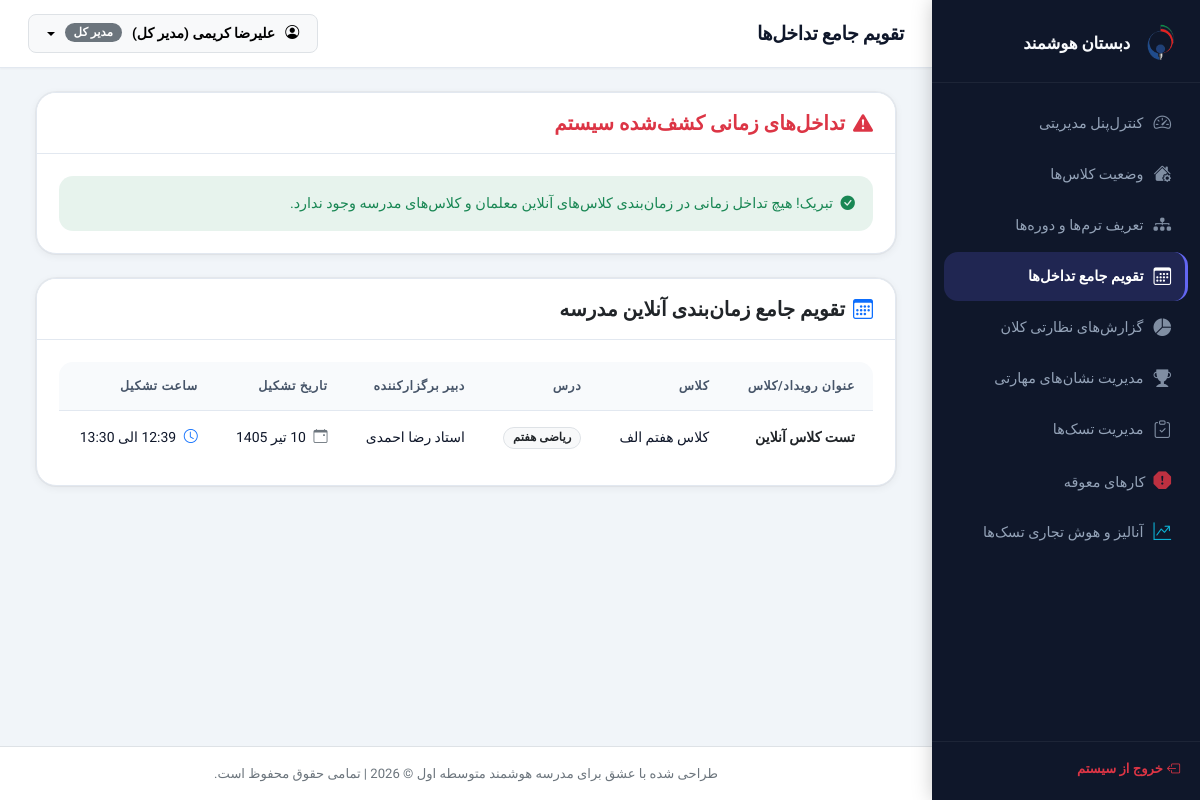
The page /admin/calendar.php (signed in) on the database its author committed.
### tables this page shows
CREATE TABLE `live_classes` (
  `id` int(11) NOT NULL,
  `class_id` int(11) NOT NULL,
  `teacher_id` int(11) NOT NULL,
  `course_id` int(11) NOT NULL,
  `title` varchar(255) NOT NULL,
  `date` date NOT NULL,
  `start_time` time NOT NULL,
  `end_time` time NOT NULL,
  `join_link` varchar(500) NOT NULL,
  `sms_sent` tinyint(4) DEFAULT 0,
  `created_at` timestamp NOT NULL DEFAULT current_timestamp()
);

CREATE TABLE `classes` (
  `id` int(11) NOT NULL,
  `class_name` varchar(100) NOT NULL,
  `grade_level` int(11) NOT NULL
);

CREATE TABLE `courses` (
  `id` int(11) NOT NULL,
  `course_name` varchar(100) NOT NULL,
  `grade_level` int(11) NOT NULL
);

CREATE TABLE `users` (
  `id` int(11) NOT NULL,
  `national_code` varchar(10) NOT NULL,
  `username` varchar(50) NOT NULL,
  `password` varchar(255) NOT NULL,
  `role` enum('student','teacher','parent','operator','admin') NOT NULL,
  `full_name` varchar(100) NOT NULL,
  `email` varchar(100) DEFAULT NULL,
  `phone` varchar(11) DEFAULT NULL,
  `status` tinyint(4) DEFAULT 1,
  `created_at` timestamp NOT NULL DEFAULT current_timestamp(),
  `avatar_path` varchar(255) DEFAULT NULL
);

### config/helpers.php (called while the page is built, shortened)
<?php
function to_shamsi($gregorian_date_str) {
    $timestamp = strtotime($gregorian_date_str);
    $months = [
        1 => "فروردین", 2 => "اردیبهشت", 3 => "خرداد", 4 => "تیر", 5 => "مرداد", 6 => "شهریور",
        7 => "مهر", 8 => "آبان", 9 => "آذر", 10 => "دی", 11 => "بهمن", 12 => "اسفند"
    ];
    $gy = date('Y', $timestamp);
    $gm = date('n', $timestamp);
    $gd = date('j', $timestamp);
    $jalali = gregorian_to_jalali_array($gy, $gm, $gd);
    return $jalali['d'] . ' ' . $months[$jalali['m']] . ' ' . $jalali['y'];
}
function to_time($time_str) {
    return date('H:i', strtotime($time_str));
}
function gregorian_to_jalali_array($gy, $gm, $gd) {
    $g_d_m = [0, 31, 59, 90, 120, 151, 181, 212, 243, 273, 304, 334];
    $gy = (int)$gy;
    $gm = (int)$gm;
    $gd = (int)$gd;
    if ($gy > 1600) {
        $jy = 979;
        $gy -= 1600;
    } else {
        $jy = 0;
        $gy -= 621;
    }
    $gy2 = ($gm > 2) ? ($gy + 1) : $gy;
    $days = (365 * $gy) + (int)(($gy2 + 3) / 4) - (int)(($gy2 + 99) / 100) + (int)(($gy2 + 399) / 400) - 80 + $gd + $g_d_m[$gm - 1];
    $jy += 33 * (int)($days / 12053);
    $days %= 12053;
    $jy += 4 * (int)($days / 1461);
    $days %= 1461;
    $jy += (int)(($days - 1) / 365);
    if ($days > 365) {
        $days = ($days - 1) % 365;
    }
    if ($days < 186) {
        $jm = 1 + (int)($days / 31);
        $jd = 1 + ($days % 31);
    } else {
        $jm = 7 + (int)(($days - 186) / 30);
        $jd = 1 + (($days - 186) % 30);
    }
    return ['y' => $jy, 'm' => $jm, 'd' => $jd];
}
?>

### admin/calendar.php (the view, shortened to what this page needs)
<?php
require_once '../includes/header.php';
$conflicts = [];
try {
    $stmtLiveClasses = $pdo->query("SELECT lc.*, c.class_name, co.course_name, u.full_name as teacher_name
        FROM live_classes lc
        JOIN classes c ON lc.class_id = c.id
        JOIN courses co ON lc.course_id = co.id
        JOIN teachers t ON lc.teacher_id = t.id
        JOIN users u ON t.user_id = u.id
        ORDER BY lc.date ASC, lc.start_time ASC");
    $scheduledClasses = $stmtLiveClasses->fetchAll();
} catch (PDOException $e) {
    die("خطا در واکشی تقویم و تداخل‌ها: " . $e->getMessage());
}
?>
<div class="container-fluid">
    <div class="card border-0 shadow-sm rounded-3 mb-4 border-start border-danger border-4">
        <div class="card-header bg-white py-3">
            <h5 class="fw-bold mb-0 text-danger"><i class="bi bi-exclamation-triangle-fill me-2"></i>تداخل‌های زمانی کشف‌شده سیستم</h5>
        </div>
        <div class="card-body">
            <?php if (empty($conflicts)): ?>
                <div class="alert alert-success border-0 bg-success bg-opacity-10 text-success mb-0 py-3">
                    <i class="bi bi-check-circle-fill me-1"></i> تبریک! هیچ تداخل زمانی در زمان‌بندی کلاس‌های آنلاین معلمان و کلاس‌های مدرسه وجود ندارد.
                </div>
            <?php endif; ?>
        </div>
    </div>
    <div class="card border-0 shadow-sm rounded-3">
        <div class="card-header bg-white py-3 d-flex justify-content-between align-items-center">
            <h5 class="fw-bold mb-0"><i class="bi bi-calendar3 text-primary me-2"></i>تقویم جامع زمان‌بندی آنلاین مدرسه</h5>
        </div>
        <div class="card-body p-0">
            <?php if (empty($scheduledClasses)): ?>
                <div class="text-center py-5">
                    <i class="bi bi-calendar-x fs-1 text-secondary mb-2"></i>
                    <p class="text-secondary mb-0">هیچ رویداد یا کلاس آنلاینی در سیستم ثبت نشده است.</p>
                </div>
            <?php else: ?>
                <div class="table-responsive">
                    <table class="table custom-table mb-0">
                        <thead>
                            <tr>
                                <th>عنوان رویداد/کلاس</th>
                                <th>کلاس</th>
                                <th>درس</th>
                                <th>دبیر برگزارکننده</th>
                                <th>تاریخ تشکیل</th>
                                <th>ساعت تشکیل</th>
                            </tr>
                        </thead>
                        <tbody>
                            <?php foreach ($scheduledClasses as $sc): ?>
                                <tr>
                                    <td class="fw-bold text-dark"><?= htmlspecialchars($sc['title']) ?></td>
                                    <td><?= htmlspecialchars($sc['class_name']) ?></td>
                                    <td>
                                        <span class="badge bg-light text-dark border"><?= htmlspecialchars($sc['course_name']) ?></span>
                                    </td>
                                    <td><?= htmlspecialchars($sc['teacher_name']) ?></td>
                                    <td><i class="bi bi-calendar-event text-secondary me-1"></i> <?= to_shamsi($sc['date']) ?></td>
                                    <td>
                                        <i class="bi bi-clock text-primary me-1"></i>
                                        <?= to_time($sc['start_time']) ?> الی <?= to_time($sc['end_time']) ?>
                                    </td>
                                </tr>
                            <?php endforeach; ?>
                        </tbody>
                    </table>
                </div>
            <?php endif; ?>
        </div>
    </div>
</div>
<?php require_once '../includes/footer.php'; ?>

### assets/css/style.css (style rules this page uses)
:root { --sidebar-bg: #0F172A; --sidebar-hover: rgba(99, 102, 241, 0.12); --sidebar-text: #94A3B8; --sidebar-active-text: #FFFFFF; --sidebar-active-bg: rgba(99, 102, 241, 0.2); --sidebar-active-border:#6366F1; --sidebar-width: 268px; --body-bg: #F1F5F9; --card-bg: #FFFFFF; --card-bg-alt: #F8FAFC; --text-primary: #0F172A; --text-secondary: #475569; --text-muted: #94A3B8; --primary: #6366F1; --primary-hover: #4F46E5; --primary-light: rgba(99, 102, 241, 0.1); --primary-subtle: #EEF2FF; --accent: #F97316; --accent-hover: #EA6C00; --accent-light: rgba(249, 115, 22, 0.1); --success: #10B981; --success-light: rgba(16, 185, 129, 0.1); --danger: #EF4444; --danger-light: rgba(239, 68, 68, 0.1); --warning: #F59E0B; --warning-light: rgba(245, 158, 11, 0.1); --info: #3B82F6; --info-light: rgba(59, 130, 246, 0.1); --border: #E2E8F0; --border-strong: #CBD5E1; --shadow-xs: 0 1px 2px rgba(0,0,0,.04); --shadow-sm: 0 2px 8px rgba(0,0,0,.06), 0 0 0 1px rgba(0,0,0,.04); --shadow-md: 0 4px 16px rgba(0,0,0,.08), 0 0 0 1px rgba(0,0,0,.04); --shadow-lg: 0 8px 32px rgba(0,0,0,.10), 0 0 0 1px rgba(0,0,0,.04); --shadow-clay: 4px 4px 0px rgba(99,102,241,.18), 0 4px 16px rgba(99,102,241,.12); --radius-sm: 8px; --radius-md: 14px; --radius-lg: 20px; --radius-xl: 28px; --radius-pill: 999px; --ease: cubic-bezier(0.25, 0.8, 0.25, 1); --transition: 0.22s var(--ease); }
*, *::before, *::after { box-sizing: border-box; }
html { scroll-behavior: smooth; }
body { font-family: 'Vazirmatn', system-ui, sans-serif; background-color: var(--body-bg); color: var(--text-primary); direction: rtl; overflow-x: hidden; -webkit-font-smoothing: antialiased; font-size: 15px; line-height: 1.6; }
.card { border-radius: var(--radius-lg) !important; border: 1px solid var(--border) !important; box-shadow: var(--shadow-sm) !important; transition: box-shadow var(--transition), transform var(--transition); overflow: hidden; }
.card-header { background-color: var(--card-bg) !important; border-bottom: 1px solid var(--border) !important; padding: 18px 22px !important; }
.card-body { padding: 22px !important; }
.custom-table { border-radius: var(--radius-md); overflow: hidden; background-color: var(--card-bg); width: 100%; border-collapse: separate; border-spacing: 0; }
.custom-table thead th { background-color: var(--card-bg-alt); color: var(--text-secondary); font-weight: 600; font-size: 0.78rem; text-transform: uppercase; letter-spacing: 0.6px; border-bottom: 1px solid var(--border); padding: 14px 18px; white-space: nowrap; }
.custom-table tbody td { padding: 14px 18px; border-bottom: 1px solid var(--border); vertical-align: middle; color: var(--text-primary); font-size: 0.875rem; transition: background var(--transition); }
.custom-table tbody tr:last-child td { border-bottom: none; }
.badge { font-family: 'Vazirmatn', sans-serif; font-weight: 600; font-size: 0.73rem; padding: 4px 9px; border-radius: var(--radius-pill); letter-spacing: 0; }
.alert { border-radius: var(--radius-md); border: 0; padding: 14px 18px; font-size: 0.9rem; }
.alert-success { background: var(--success-light); color: #065F46; border: 1px solid rgba(16,185,129,.25); }
.container-fluid { animation: fadeInUp 0.25s var(--ease); }

### rows shown on the page
live_classes: title "تست کلاس آنلاین", class.class_name "کلاس هفتم الف", course.course_name "ریاضی هفتم", users.full_name "استاد رضا احمدی", date "10 تیر 1405", end_time "13:30"

### other values the page prints
$currentUser['full_name'] "علیرضا کریمی (مدیر کل)"
get_role_fa($currentUser['role']) "مدیر کل"
